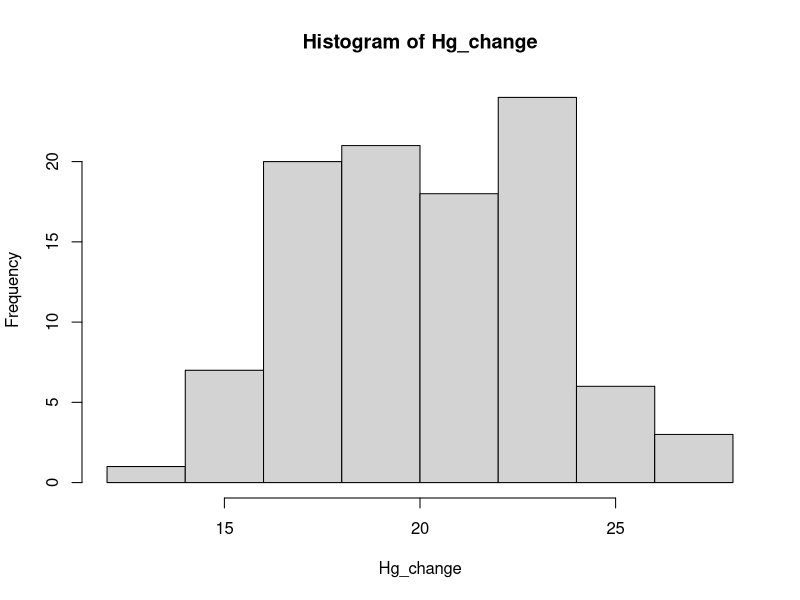

Generate this figure with R:
# Проводим эксперимент по улучшению уровня гемоглобина у пациентов
sample_size <- 100 # Количество пациентов, прошедших, терапию
Hg_improve <- 20 # Истинное среднее изменение уровня Hg (в ГЕНЕРАЛЬНОЙ СОВОКУПНОСТИ)
Hg_sd <- 3 # Разброс в улучшении Hg
Hg_change <- rnorm(sample_size, Hg_improve, Hg_sd) # На сколько изменился Hg у пациентов?
hist(Hg_change)
# Меряем, на сколько изменилось давление после терапии:
result <- t.test(Hg_change, conf.level = 0.95)
print(result)
lower_bound <- result$conf.int[1] # Нижняя граница ДИ
upper_bound <- result$conf.int[2] # Верхняя граница ДИ
print(upper_bound-lower_bound)
